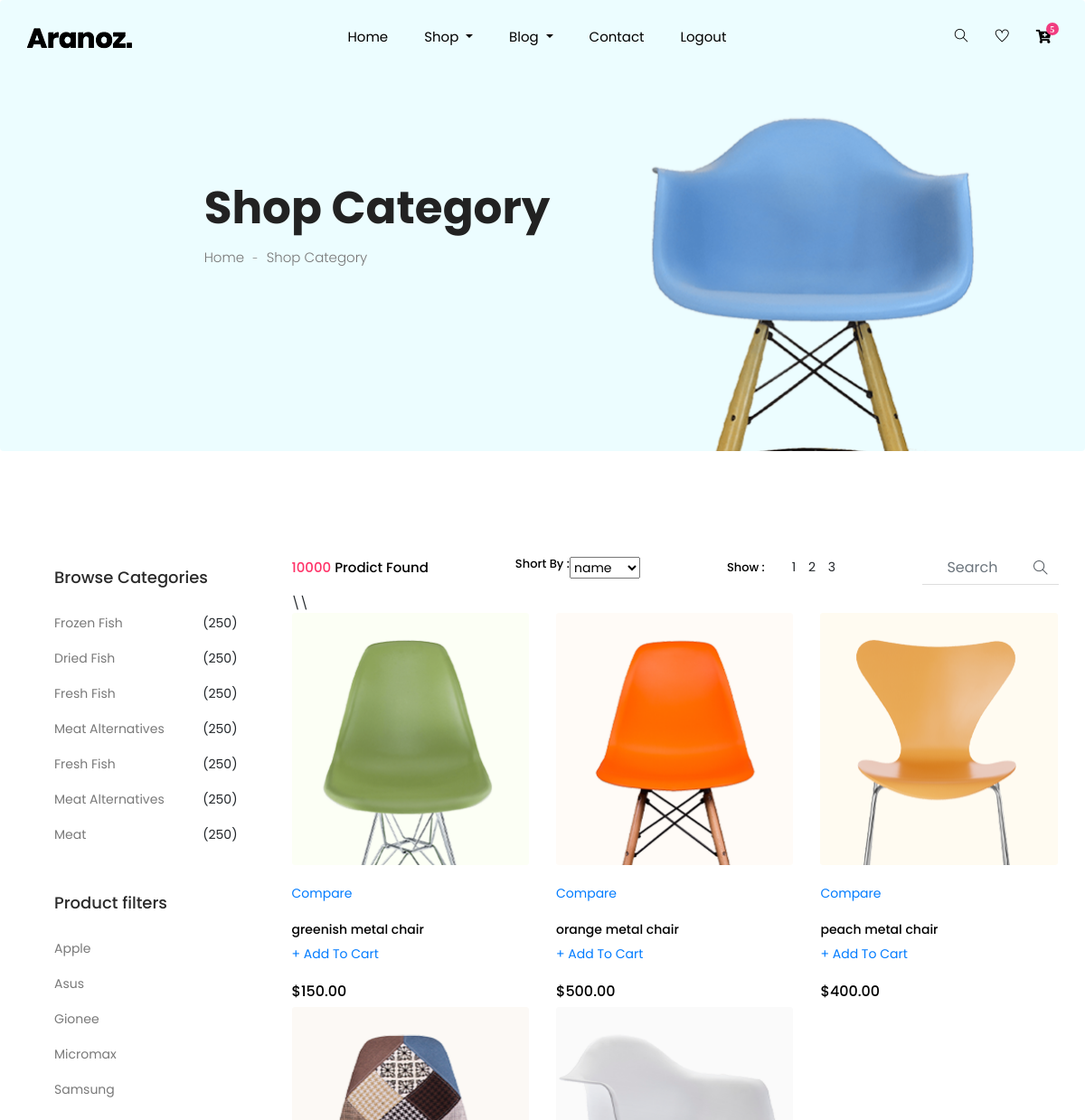
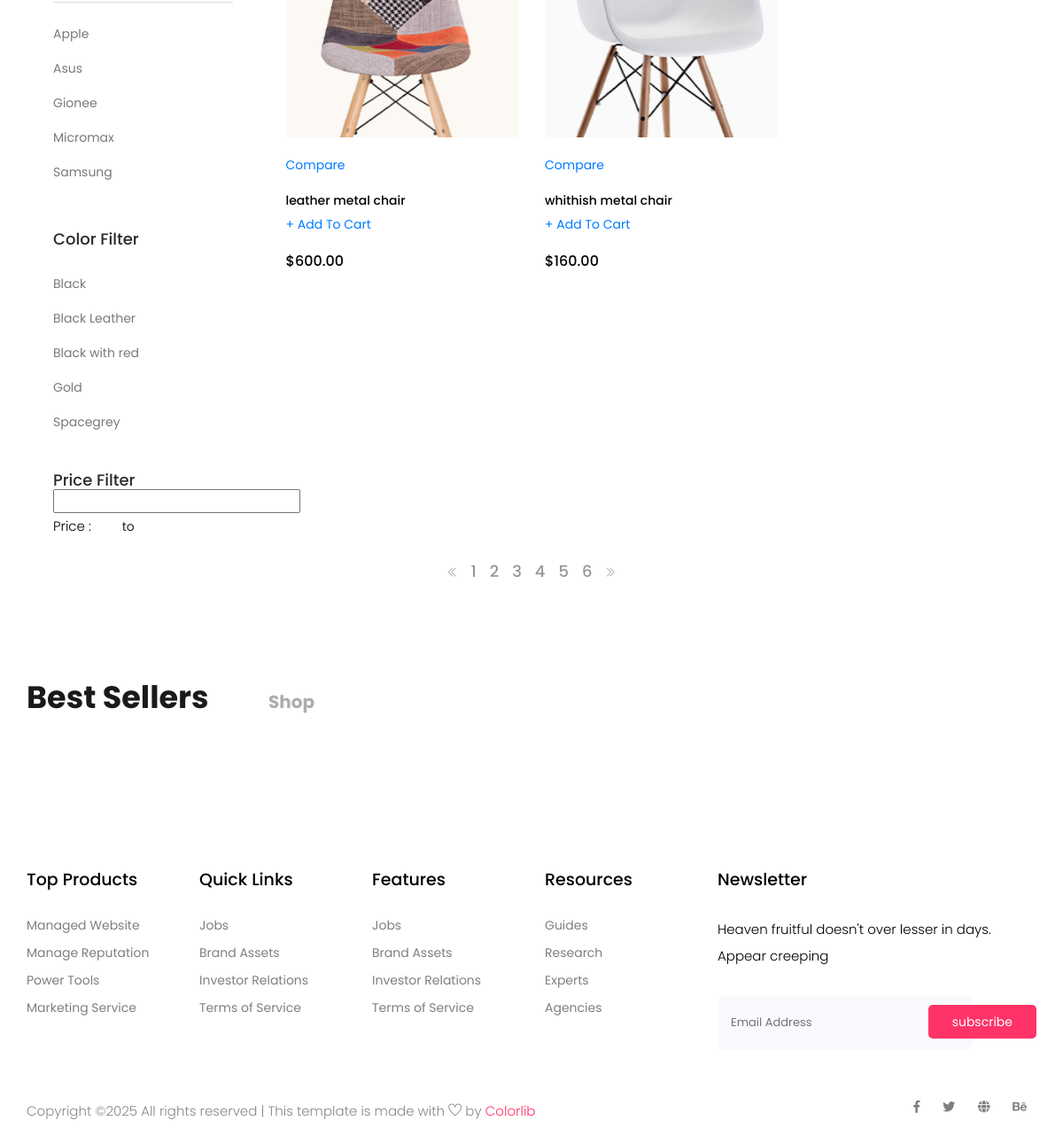
The app's page /category.php with its own data (2 pictures, top to bottom).
### tables this page shows
CREATE TABLE IF NOT EXISTS `products` (
  `id` int NOT NULL AUTO_INCREMENT,
  `name` varchar(255) NOT NULL,
  `price` decimal(10,2) NOT NULL,
  `image` varchar(255) NOT NULL,
  PRIMARY KEY (`id`)
);

### category.php (the view, shortened to what this page needs)
<?php
include ('includes/header.php')
?>
<section class="breadcrumb breadcrumb_bg">
        <div class="container">
            <div class="row justify-content-center">
                <div class="col-lg-8">
                    <div class="breadcrumb_iner">
                        <div class="breadcrumb_iner_item">
                            <h2>Shop Category</h2>
                            <p>Home <span>-</span> Shop Category</p>
                        </div>
                    </div>
                </div>
            </div>
        </div>
    </section>
    <section class="cat_product_area section_padding">
        <div class="container">
            <div class="row">
                <div class="col-lg-3">
                    <div class="left_sidebar_area">
                        <aside class="left_widgets p_filter_widgets">
                            <div class="l_w_title">
                                <h3>Browse Categories</h3>
                            </div>
                            <div class="widgets_inner">
                                <ul class="list">
                                    <li>
                                        <a href="#">Frozen Fish</a>
                                        <span>(250)</span>
                                    </li>
                                    <li>
                                        <a href="#">Dried Fish</a>
                                        <span>(250)</span>
                                    </li>
                                    <li>
                                        <a href="#">Fresh Fish</a>
                                        <span>(250)</span>
                                    </li>
                                    <li>
                                        <a href="#">Meat Alternatives</a>
                                        <span>(250)</span>
                                    </li>
                                    <li>
                                        <a href="#">Fresh Fish</a>
                                        <span>(250)</span>
                                    </li>
                                    <li>
                                        <a href="#">Meat Alternatives</a>
                                        <span>(250)</span>
                                    </li>
                                    <li>
                                        <a href="#">Meat</a>
                                        <span>(250)</span>
                                    </li>
                                </ul>
                            </div>
                        </aside>
                        <aside class="left_widgets p_filter_widgets">
                            <div class="l_w_title">
                                <h3>Product filters</h3>
                            </div>
                            <div class="widgets_inner">
                                <ul class="list">
                                    <li>
                                        <a href="#">Apple</a>
                                    </li>
                                    <li>
                                        <a href="#">Asus</a>
                                    </li>
                                    <li class="active">
                                        <a href="#">Gionee</a>
                                    </li>
                                    <li>
                                        <a href="#">Micromax</a>
                                    </li>
                                    <li>
                                        <a href="#">Samsung</a>
                                    </li>
                                </ul>
                                <ul class="list">
                                    <li>
                                        <a href="#">Apple</a>
                                    </li>
                                    <li>
                                        <a href="#">Asus</a>
                                    </li>
                                    <li class="active">
                                        <a href="#">Gionee</a>
                                    </li>
                                    <li>
                                        <a href="#">Micromax</a>
                                    </li>
                                    <li>
                                        <a href="#">Samsung</a>
                                    </li>
                                </ul>
                            </div>
                        </aside>
                        <aside class="left_widgets p_filter_widgets">
                            <div class="l_w_title">
                                <h3>Color Filter</h3>
                            </div>
                            <div class="widgets_inner">
                                <ul class="list">
                                    <li>
                                        <a href="#">Black</a>
                                    </li>
                                    <li>
                                        <a href="#">Black Leather</a>
                                    </li>
                                    <li class="active">
                                        <a href="#">Black with red</a>
                                    </li>
                                    <li>
                                        <a href="#">Gold</a>
                                    </li>
                                    <li>
                                        <a href="#">Spacegrey</a>
                                    </li>
                                </ul>
                            </div>
                        </aside>
                        <aside class="left_widgets p_filter_widgets price_rangs_aside">
                            <div class="l_w_title">
                                <h3>Price Filter</h3>
                            </div>
                            <div class="widgets_inner">
                                <div class="range_item">
                                    <input type="text" class="js-range-slider" value="" />
                                    <div class="d-flex">
                                        <div class="price_text">
                                            <p>Price :</p>
                                        </div>
                                        <div class="price_value d-flex justify-content-center">
                                            <input type="text" class="js-input-from" id="amount" readonly />
                                            <span>to</span>
                                            <input type="text" class="js-input-to" id="amount" readonly />
                                        </div>
                                    </div>
                                </div>
                            </div>
                        </aside>
                    </div>
                </div>
                <div class="col-lg-9">
                    <div class="row">
                        <div class="col-lg-12">
                            <div class="product_top_bar d-flex justify-content-between align-items-center">
                                <div class="single_product_menu">
                                    <p><span>10000 </span> Prodict Found</p>
                                </div>
                                <div class="single_product_menu d-flex">
                                    <h5>short by : </h5>
                                    <select>
                                        <option data-display="Select">name</option>
                                    </select>
                                </div>
                                <div class="single_product_menu d-flex">
                                    <h5>show :</h5>
                                    <div class="top_pageniation">
                                        <ul>
                                            <li>1</li>
                                            <li>2</li>
                                            <li>3</li>
                                        </ul>
                                    </div>
                                </div>
                                <div class="single_product_menu d-flex">
                                    <div class="input-group">
                                        <input type="text" class="form-control" placeholder="search"
                                            aria-describedby="inputGroupPrepend">
                                        <div class="input-group-prepend">
                                            <span class="input-group-text" id="inputGroupPrepend"><i
                                                    class="ti-search"></i></span>
                                        </div>
                                    </div>
                                </div>
                            </div>
                        </div>
                    </div>
                    \\
                    <?php
include('includes/db.php');
$sql = "SELECT * FROM products";
$result = $conn->query($sql);
?>
<div class="row">
    <?php while($row = $result->fetch_assoc()) { ?>
        <div class="col-lg-4 col-md-6 col-sm-12">
            <div class="product__item">
                <div class="product__item__pic">
                    <img src="<?php echo $row['image']; ?>" alt="<?php echo $row['name']; ?>">
                    <ul class="product__hover">
                        <li><a href="#"><img src="img/icon/heart.png" alt=""></a></li>
                        <li><a href="#"><img src="img/icon/compare.png" alt=""><span>Compare</span></a></li>
                        <li><a href="#"><img src="img/icon/search.png" alt=""></a></li>
                    </ul>
                </div>
                <div class="product__item__text">
                    <h6><?php echo $row['name']; ?></h6>
                    <a href="#" class="add-cart">+ Add To Cart</a>
                    <div class="rating">
                    </div>
                    <h5>$<?php echo $row['price']; ?></h5>
                </div>
            </div>
        </div>
    <?php } ?>
</div>
                                </div>
                            </div>
                        </div>
                        <div class="col-lg-12">
                            <div class="pageination">
                                <nav aria-label="Page navigation example">
                                    <ul class="pagination justify-content-center">
                                        <li class="page-item">
                                            <a class="page-link" href="#" aria-label="Previous">
                                                <i class="ti-angle-double-left"></i>
                                            </a>
                                        </li>
                                        <li class="page-item"><a class="page-link" href="#">1</a></li>
                                        <li class="page-item"><a class="page-link" href="#">2</a></li>
                                        <li class="page-item"><a class="page-link" href="#">3</a></li>
                                        <li class="page-item"><a class="page-link" href="#">4</a></li>
                                        <li class="page-item"><a class="page-link" href="#">5</a></li>
                                        <li class="page-item"><a class="page-link" href="#">6</a></li>
                                        <li class="page-item">
                                            <a class="page-link" href="#" aria-label="Next">
                                                <i class="ti-angle-double-right"></i>
                                            </a>
                                        </li>
                                    </ul>
                                </nav>
                            </div>
                        </div>
    </section>
    <section class="product_list best_seller">
        <div class="container">
            <div class="row justify-content-center">
                <div class="col-lg-12">
                    <div class="section_tittle text-center">
                        <h2>Best Sellers <span>shop</span></h2>
                    </div>
                </div>
            </div>
        </div>
    </section>
<?php
include ('includes/footer.php')
?>

### records on screen
products: image (picture), name "greenish metal chair", price "150.00"
products: image (picture), name "orange metal chair", price "500.00"
products: image (picture), name "peach metal chair", price "400.00"
products: image (picture), name "leather metal chair", price "600.00"
products: image (picture), name "whithish metal chair", price "160.00"
